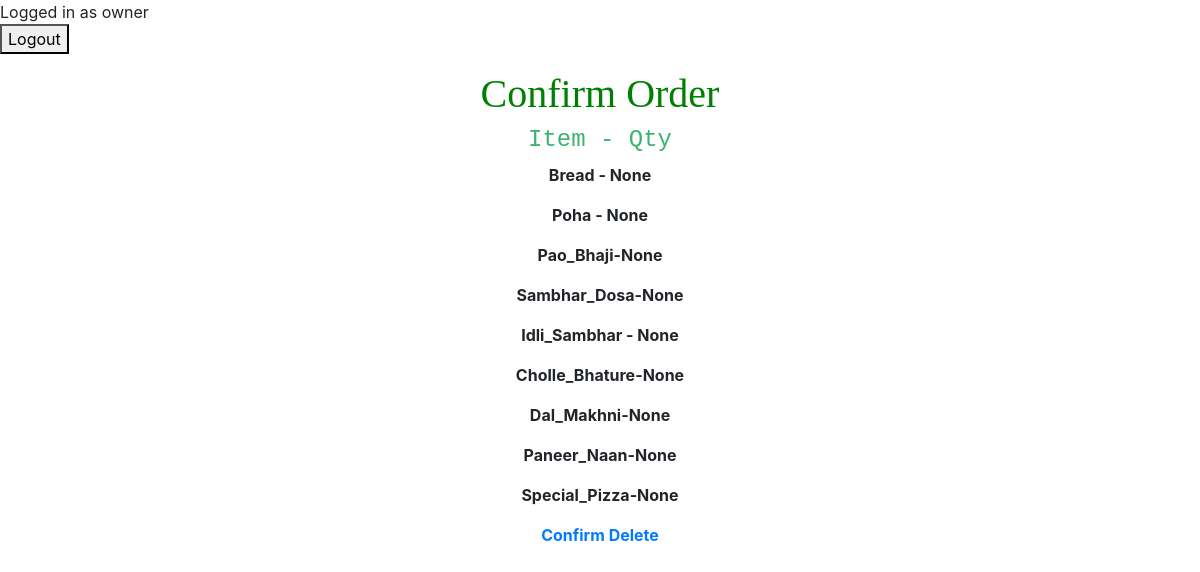
Page /confirm/ (signed in) on the committed database.
### menu/models.py (models this page shows, shortened)
class Breakfast(models.Model):
    item = models.CharField(max_length=30)
    mrp = models.DecimalField(max_digits=6, decimal_places=2)

class Lunch(models.Model):
    item = models.CharField(max_length=30)
    mrp = models.DecimalField(max_digits=6, decimal_places=2)

class Dinner(models.Model):
    item = models.CharField(max_length=30)
    mrp = models.DecimalField(max_digits=6, decimal_places=2)

class Special(models.Model):
    item = models.CharField(max_length=30)
    mrp = models.DecimalField(max_digits=6, decimal_places=2)

### menu/views.py (the view)
# urls.py: path('confirm/', views.confirm, name='confirm'),
def confirm(request):
    Bread_qty = request.GET.get('Bread')
    Poha_qty = request.GET.get('Poha')
    Idli_Sam_qty = request.GET.get('Idli_Sambhar')
    Sambhar_Dosa_qty = request.GET.get('Sambhar_Dosa')
    Pao_Bhaji_qty = request.GET.get('Pao_Bhaji')
    Paneer_Naan_qty = request.GET.get('Paneer_Naan')
    Dal_Mak_qty = request.GET.get('Dal_Makhni')
    Cholle_Bhat_qty = request.GET.get('Cholle_Bhature')
    Pizza_qty = request.GET.get('Special_Pizza')
    Bread = Breakfast.objects.get(item='Bread')
    Poha = Breakfast.objects.get(item='Poha')
    Idli_Sambhar = Lunch.objects.get(item='Idli_Sambhar')
    Sambhar_Dosa = Lunch.objects.get(item='Sambhar_Dosa')
    Pao_Bhaji = Lunch.objects.get(item='Pao_Bhaji')
    Paneer_Naan = Dinner.objects.get(item='Paneer_Naan')
    Dal_Makhani = Dinner.objects.get(item='Dal_Makhni')
    Cholle_bhature = Dinner.objects.get(item='Cholle_Bhature')
    Pizza = Special.objects.get(item='Special_Pizza')
    return render(request, 'menu/confirm.html',{'Bread':[Bread,Bread_qty],
    'Poha':[Poha,Poha_qty],
    'Idli_Sambhar':[Idli_Sambhar,Idli_Sam_qty],
    'Sambhar_Dosa':[Sambhar_Dosa,Sambhar_Dosa_qty],
    'Pao_Bhaji':[Pao_Bhaji,Pao_Bhaji_qty],
    'Paneer_Naan':[Paneer_Naan,Paneer_Naan_qty],
    'Dal_Makhni':[Dal_Makhani,Dal_Mak_qty],
    'Cholle_Bhature':[Cholle_bhature,Cholle_Bhat_qty],
    'Special_Pizza':[Pizza,Pizza_qty]})

### menu/templates/menu/confirm.html (shortened to what this page needs)
<link rel="stylesheet" href="https://stackpath.bootstrapcdn.com/bootstrap/4.5.0/css/bootstrap.min.css">
{% extends 'menu/base.html' %}
{% block content %}
<div class= "container text-center">
<h1 style="color:Green;text-align:center;font-family:cursive;">Confirm Order</h1>
<h4 style="color:MediumSeaGreen;font-family:courier;" >Item - Qty</h4>
<b>
<p>{{ Bread.0.item }} - {{ Bread.1 }}</p>
<p>{{ Poha.0.item }} - {{ Poha.1 }}</p>
<p>{{ Pao_Bhaji.0.item }}-{{ Pao_Bhaji.1 }}</p>
<p>{{ Sambhar_Dosa.0.item }}-{{ Sambhar_Dosa.1 }}</p>
<p>{{ Idli_Sambhar.0.item }} - {{ Idli_Sambhar.1 }}</p>
<p>{{ Cholle_Bhature.0.item }}-{{ Cholle_Bhature.1 }}</p>
<p>{{ Dal_Makhni.0.item }}-{{ Dal_Makhni.1 }}</p>
<p>{{ Paneer_Naan.0.item }}-{{ Paneer_Naan.1 }}</p>
<p>{{ Special_Pizza.0.item }}-{{ Special_Pizza.1 }}</p>
<a href ="{% url 'complete' %}">Confirm</a>
<a href ="{% url 'delete' %}">Delete</a>
</b>
</div>
{% endblock %}

### menu/templates/menu/base.html (shortened to what this page needs)
{% if user.is_authenticated %}
Logged in as {{ user.username }}
<form action="{% url 'logoutuser' %}" method ="POST">
<button type ="submit">Logout</button>
</form>
{% else %}
<a href ="{% url 'signupuser' %}">Sign Up</a>
<a href ="{% url 'loginuser' %}">Login</a>
{% endif %}
{% block content %}
{% endblock %}

### rows in the picture
Breakfast: item "Bread"
Breakfast: item "Poha"
Lunch: item "Pao_Bhaji"
Lunch: item "Sambhar_Dosa"
Lunch: item "Idli_Sambhar"
Dinner: item "Cholle_Bhature"
Dinner: item "Dal_Makhni"
Dinner: item "Paneer_Naan"
Special: item "Special_Pizza"

### other values in the picture
{{ user.username }} "owner"
{{ Bread.1 }} "None"
{{ Poha.1 }} "None"
{{ Pao_Bhaji.1 }} "None"
{{ Sambhar_Dosa.1 }} "None"
{{ Idli_Sambhar.1 }} "None"
{{ Cholle_Bhature.1 }} "None"
{{ Dal_Makhni.1 }} "None"
{{ Paneer_Naan.1 }} "None"
{{ Special_Pizza.1 }} "None"
